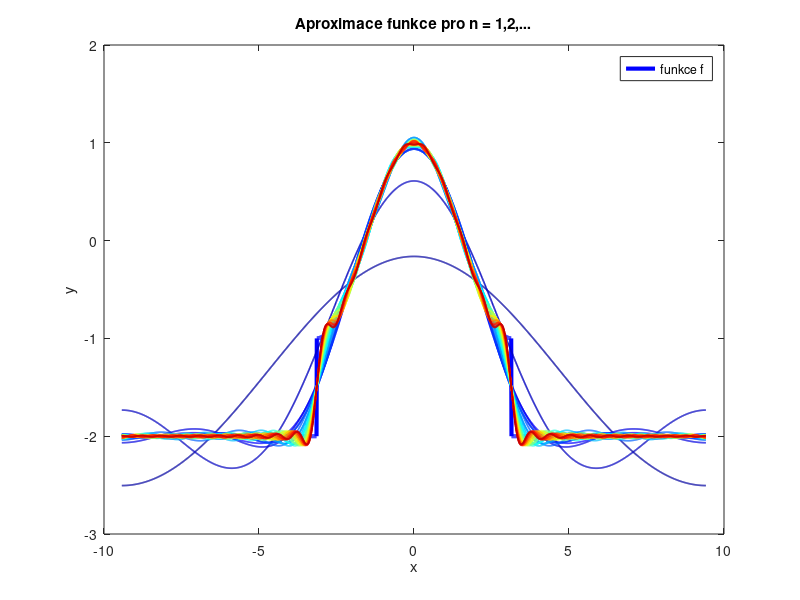
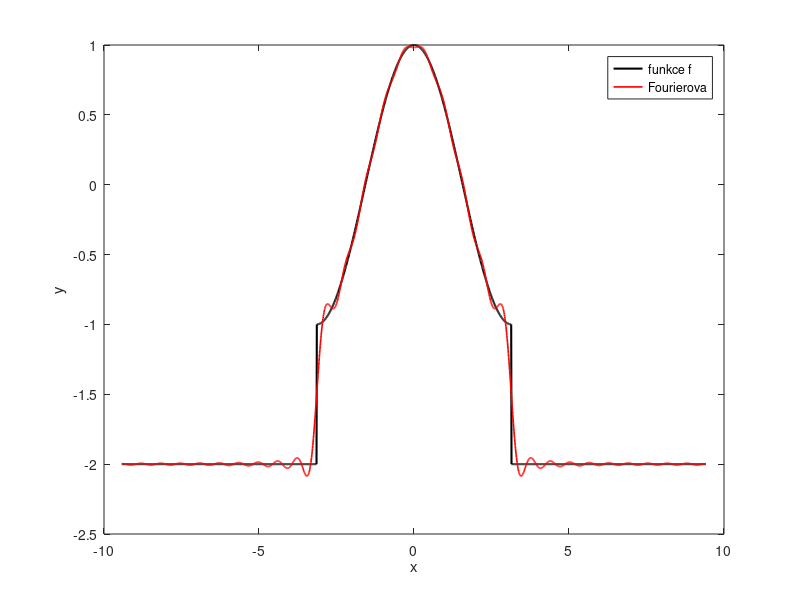
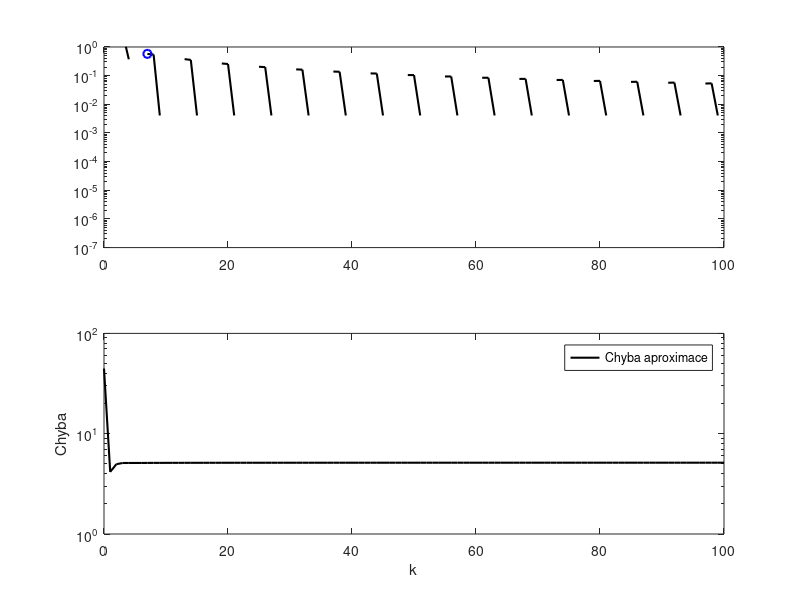

Source code (MATLAB) for these figures, in order:
clear all, close all, clc
L = 3*pi;

dx=0.01
% Define domain
x = (-3*pi:0.01:3*pi)';
% Start with all zeros: 
unitstep = cos(x); 
% But make everything corresponding to t>=1 one:
unitstep(x>=pi) = -2; 
unitstep(x<=-pi) = -2;
plot(x,unitstep,'b','linewidth',3) 

f = unitstep;

T = 3*pi;
w0 = pi/T;

%% Compute Fourier series
CC = jet(30);
A0 = -8/3
fFS = A0/2;
for k=1:30
A(k) =(1/T)* sum(f.*cos(w0*k*x))*dx; % Inner product
%B(k) =(1/T)* sum(f.*sin(w0*k*x))*dx;
fFS = fFS + A(k)*cos(w0*k*x)
hold on;
plot(x,fFS,'-','Color',CC(k,:),'LineWidth',1.2)
title('Aproximace funkce pro n = 1,2,...')
xlabel('x') 
ylabel('y')
legend('funkce f')
pause(0.01)
end
%% posledni aprox
figure
plot(x,f,'-k','LineWidth',1.5), hold on
plot(x,fFS,'r','LineWidth',1.2)
xlabel('x')
ylabel('y')
legend('funkce f','Fourierova')
%% Plot amplitudes
figure
clear ERR
clear A
fFS = A0/2;
A(1) = A0/2;
ERR(1) = norm(f-fFS);
kmax = 100;
for k=1:kmax
    A(k+1) = sum(f.*cos(pi*k*x/L))*dx;
    B(k+1) = sum(f.*sin(pi*k*x/L))*dx;
%     plot(x,B(k)*sin(2*k*pi*x/L),'k-','LineWidth',1.2);
    fFS = fFS + A(k+1)*cos(k*pi*x/L) + B(k+1)*sin(k*pi*x/L);
    ERR(k+1) = norm(f-fFS)/norm(f);
end
thresh = median(ERR)*sqrt(kmax)*4/sqrt(3);
r = max(find(ERR>thresh));
r = 7;
subplot(2,1,1)
semilogy(0:1:kmax,A,'k','LineWidth',1.5)
hold on
semilogy(r,A(r+1),'bo','LineWidth',1.5)
xlim([0 kmax])
ylim([10^(-7) 1])
subplot(2,1,2)
semilogy(0:1:kmax,ERR,'k','LineWidth',1.5)
xlabel('k') 
ylabel('Chyba')
legend('Chyba aproximace')
hold on
